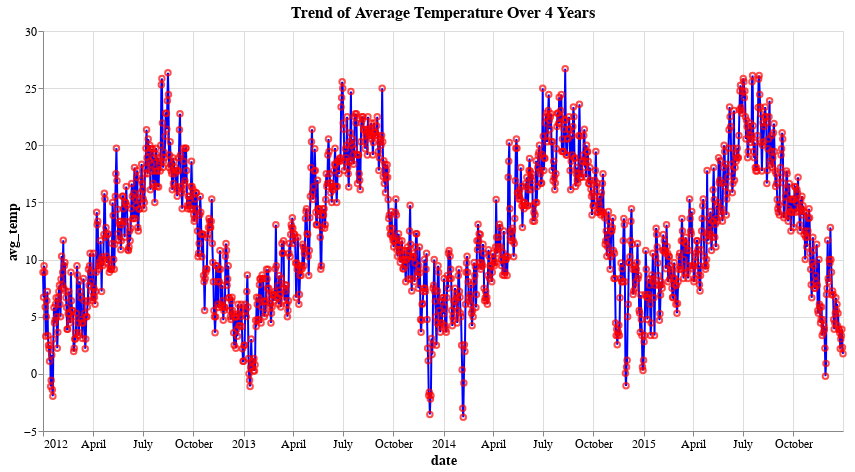

Here is the notebook cell this chart was saved with:
### Markdown cell above
##### Question 4 (10 points)

Create a compound figure with at least two types of marks. Show the trend of average temperature (the average of min and max temperature) in 4 years. Note, just use the `date` as X attribute, no need to aggragate for years and you will get a wide figure. Include necessary title and labels.

### Code cell
# Calculate the average temperature
weather['avg_temp'] = (weather['temp_max'] + weather['temp_min']) / 2

# Create a line chart for the average temperature trend
line = alt.Chart(weather).mark_line().encode(
    x='date:T',
    y='avg_temp:Q',
    color=alt.value('blue')
).properties(
    title='Trend of Average Temperature Over 4 Years'
)

# Create a point chart for the average temperature trend
points = alt.Chart(weather).mark_point().encode(
    x='date:T',
    y='avg_temp:Q',
    color=alt.value('red')
)

# Combine the line and point charts
compound_chart = line + points

compound_chart.properties(
    width=800,
    height=400
).configure_axis(
    titleFontSize=14,
    labelFontSize=12
).configure_title(
    fontSize=16
)

### Figure 1 — Vega-Lite specification as saved in the notebook (floating-point values rounded to 4 significant figures; data arrays with more than 128 entries replaced by an {"elided": "..."} marker saying what was removed)
{"config": {"view": {"continuousWidth": 300, "continuousHeight": 300}, "axis": {"labelFontSize": 12, "titleFontSize": 14}, "title": {"fontSize": 16}}, "layer": [{"mark": {"type": "line"}, "encoding": {"color": {"value": "blue"}, "x": {"field": "date", "type": "temporal"}, "y": {"field": "avg_temp", "type": "quantitative"}}, "title": "Trend of Average Temperature Over 4 Years"}, {"mark": {"type": "point"}, "encoding": {"color": {"value": "red"}, "x": {"field": "date", "type": "temporal"}, "y": {"field": "avg_temp", "type": "quantitative"}}}], "data": {"name": "data-c0947021dfecacaf49dcce660b51d75c"}, "height": 400, "width": 800, "$schema": "https://vega.github.io/schema/vega-lite/v5.8.0.json", "datasets": {"data-c0947021dfecacaf49dcce660b51d75c": {"elided": "1461 records"}}}
